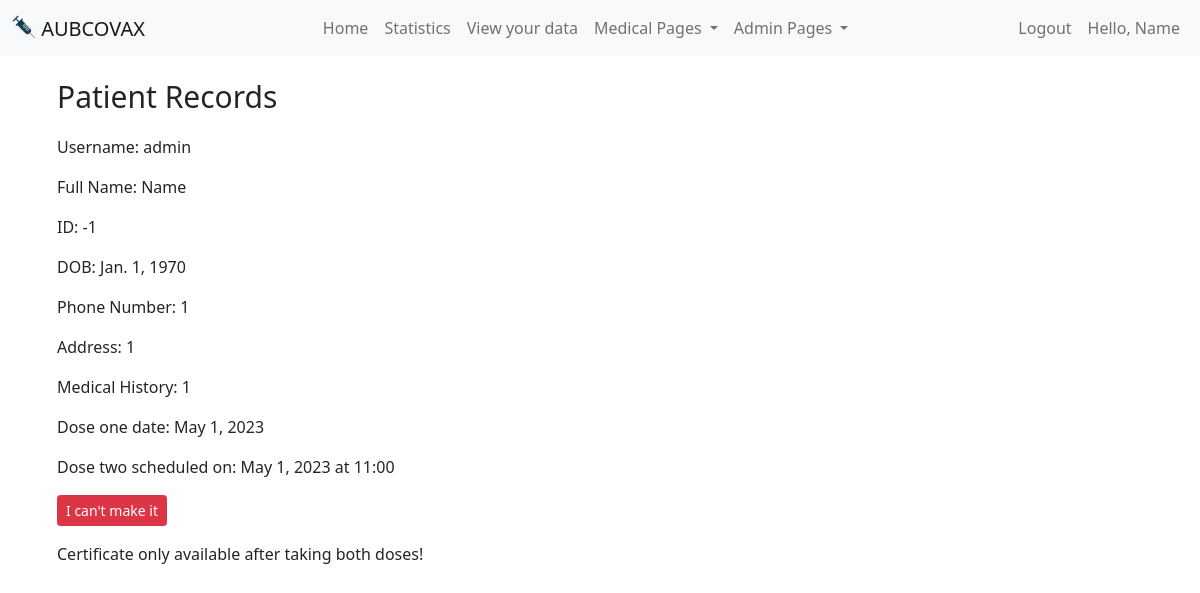
/patientInfo/ (signed in), run on an earlier commit of the app's database.
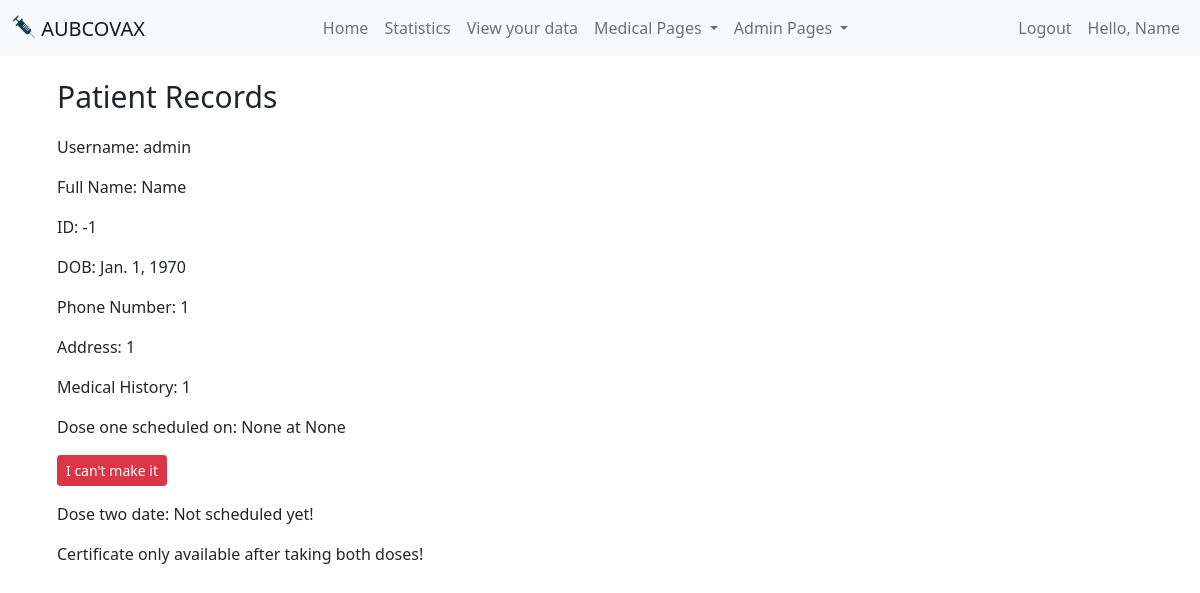
And on a later commit of the database.
### main/models.py (models this page shows)
class Account(AbstractBaseUser, PermissionsMixin):
    username=models.CharField(max_length=200, unique=True)
    isMedicalStaff = models.BooleanField(default=False)
    isAdmin = models.BooleanField(default=False)
    name = models.CharField(max_length=200)
    email = models.EmailField(unique=False)
    DOB = models.DateField()
    ID_nbr = models.IntegerField(unique=True)
    phone_nbr = models.IntegerField(unique=True)
    address = models.CharField(max_length=200)
    medical_history = models.TextField()
    doseOne = models.BooleanField(default=False)
    doseOneDate = models.DateField(null=True, blank=True)
    doseOneTime=models.CharField(max_length=200, null=True, blank=True)
    doseTwo = models.BooleanField(default=False)
    doseTwoDate = models.DateField(null=True, blank=True)
    doseTwoTime=models.CharField(max_length=200, null=True, blank=True)
    is_staff=models.BooleanField(default=False)
    is_active=models.BooleanField(default=True)
    objects = MyUserManager()
    USERNAME_FIELD = 'username'
    REQUIRED_FIELDS = ['name', 'email', 'isMedicalStaff', 'isAdmin', 'DOB', 'ID_nbr', 'phone_nbr', 'address', 'medical_history']
    def __str__(self):
        return self.username

### main/views.py (the view, shortened to what this page needs)
# urls.py: path('patientInfo/', views.patientInfo, name='patientInfo'),
def patientInfo(request):
    if not request.user.is_authenticated:
        return render(request, 'notAllowed.html')
    return render(request, 'patientInfo.html')

### main/templates/patientInfo.html (shortened to what this page needs)
{% extends 'base.html' %}
{% block content %}
<div class="infopagecontainer">
    <h1>Patient Records</h1>
    <p>Username: {{ user }} </p>
    <p>Full Name: {{user.name}}</p>
    <p>ID: {{user.ID_nbr}}</p>
    <p>DOB: {{user.DOB}}</p>
    <p>Phone Number: {{user.phone_nbr}} </p>
    <p>Address: {{user.address}} </p>
    <p>Medical History: {{user.medical_history}} </p>
    {%if user.doseOne %}
    <p>Dose one date: {{user.doseOneDate}} </p>
    {%else%}
    <p>Dose one scheduled on: {{user.doseOneDate}} at {{user.doseOneTime}}</p>
    <form method="POST">
        <button class="btn btn-sm btn-danger" style="margin-bottom: 1rem;" type="submit" name="postponeOne" value="one">I can't make it</button>
    </form>
    {%endif%}
    {% if user.doseTwoDate == None %}
    <p>Dose two date: Not scheduled yet!</p>
    {% else %}
    {%if user.doseTwo %}
    <p>Dose one date: {{user.doseTwoDate}} </p>
    {%else%}
    <p>Dose two scheduled on: {{user.doseTwoDate}} at {{user.doseTwoTime}}</p>
    <form method="POST">
        <button class="btn btn-sm btn-danger" style="margin-bottom: 1rem;" type="submit" name="postponeTwo" value="two">I can't make it</button>
    </form>
    {%endif%}
    {% endif %}
    {% if user.doseOne and user.doseTwo %}
                    {% load static %}
                    {% load static %}
    {% else %}
    <p>Certificate only available after taking both doses!</p>
    {% endif %}
</div>
{% endblock %}

### main/templates/base.html (shortened to what this page needs)
<!doctype html>
<html lang="en">
  <head>
    <link href="https://cdn.jsdelivr.net/npm/bootstrap@5.0.2/dist/css/bootstrap.min.css" rel="stylesheet">
    {% load static %}
  </head>
  <body>
    <nav class="navbar navbar-expand-lg navbar-light bg-light mb-2">
      <div class="container-fluid">
        <a class="navbar-brand mb-0 h1" href="/">
          <img src="{% static '/vaccine.png' %}" alt="" width="24px" height="24px" class="d-inline-block align-text-top">
          AUBCOVAX
        </a>
        <div class="collapse navbar-collapse" id="navbarSupportedContent">
          <ul class="navbar-nav me-auto mb-lg-0" style="margin-left: auto;">
            <li class="nav-item">
              <a class="nav-link" href="/">Home</a>
            </li>
            <li class="nav-item">
              <a class="nav-link" href="/stats">Statistics</a>
            </li>
            {% if user.is_authenticated %}
            <li class="nav-item">
              <a class="nav-link" href="/patientInfo">View your data</a>
            </li>
            {% endif %}
            {% if user.isMedicalStaff %}
            <li class="nav-item dropdown">
              <a class="nav-link dropdown-toggle" href="#" id="navbarDropdown" role="button" data-bs-toggle="dropdown" aria-expanded="false">
                Medical Pages
              </a>
            </li>
            {% endif %}
            {% if user.isAdmin %}
            <li class="nav-item dropdown">
              <a class="nav-link dropdown-toggle" href="#" id="navbarDropdown" role="button" data-bs-toggle="dropdown" aria-expanded="false">
                Admin Pages
              </a>
            </li>
            {% endif %}
          </ul>
          <ul class="navbar-nav ml-auto">
            {% if user.is_authenticated %}
            <li class="nav-item">
              <a class="nav-link" href="/logout">Logout</a>
            </li>
            <li class="nav-item">
              <a class="nav-link" href="/patientInfo">Hello, {{user.name}}</a>
            </li>
            {% endif %}
        </div>
      </div>
    </nav>
    <div class="container-sm mb-4">
      {% block content %}
      {% endblock %}
    </div>
  </body>
</html>

What changed in the data, as far as the page shows it:
changed Account "Name": doseOne True → False (drawn); doseOneTime (not shown) → "None"; doseOneDate "May 1, 2023" → "None"; doseTwoDate "May 1, 2023" → (not shown); doseTwoTime "11:00" → (not shown)
Also different on the page:
text no longer shown: "Dose one date: Dose two scheduled on:"
text now shown: "Dose one scheduled on: Dose two date: Not scheduled yet!"
